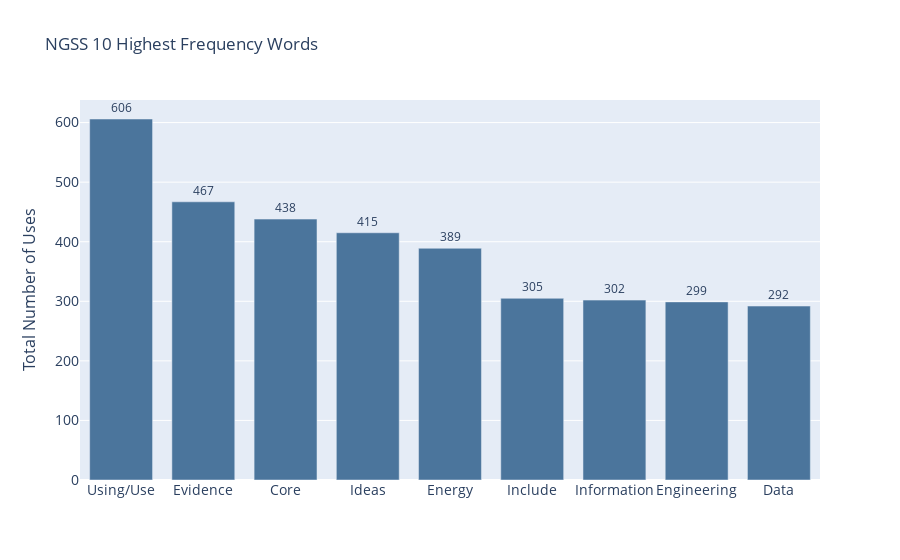

Write notebook code for a chart like this one.
### Markdown cell above
## NGSS

### Code cell
#Graphing of the most frequent ngss words  

x=['Using/Use', 'Evidence', 'Core', 'Ideas', 'Energy', 'Include', 
   'Information', 'Engineering', 'Data']
fig = go.Figure(go.Bar(x=x, y=[606, 467,438,415,389, 305, 302, 299, 292], 
                marker_color='rgb(75, 117, 156)',
                text=[606, 467,438,415,389, 305, 302, 299, 292],
                textposition='auto')) 

fig.update_layout(
    title='NGSS 10 Highest Frequency Words',
    xaxis_tickfont_size=14,
    yaxis=dict(
        title='Total Number of Uses',
        titlefont_size=16,
        tickfont_size=14,
    ),
    legend=dict(
        x=0,
        y=1.0,
        bgcolor='rgba(255, 255, 255, 0)',
        bordercolor='rgba(255, 255, 255, 0)'
    ),
    barmode='group',
    bargap=0.15, # gap between bars of adjacent location coordinates.
    bargroupgap=0.1) 

fig.update_traces(textposition='outside')

fig.show()

### Figure 1 — Plotly figure (JSON) as saved in the notebook; plotly's stock layout.template omitted (floating-point values rounded to 4 significant figures)
{"data": [{"marker": {"color": "rgb(75, 117, 156)"}, "text": ["606", "467", "438", "415", "389", "305", "302", "299", "292"], "textposition": "outside", "type": "bar", "x": ["Using/Use", "Evidence", "Core", "Ideas", "Energy", "Include", "Information", "Engineering", "Data"], "y": [606, 467, 438, 415, 389, 305, 302, 299, 292]}], "layout": {"bargap": 0.15, "bargroupgap": 0.1, "barmode": "group", "legend": {"bgcolor": "rgba(255, 255, 255, 0)", "bordercolor": "rgba(255, 255, 255, 0)", "x": 0, "y": 1}, "title": {"text": "NGSS 10 Highest Frequency Words"}, "xaxis": {"tickfont": {"size": 14}}, "yaxis": {"tickfont": {"size": 14}, "title": {"font": {"size": 16}, "text": "Total Number of Uses"}}}}
